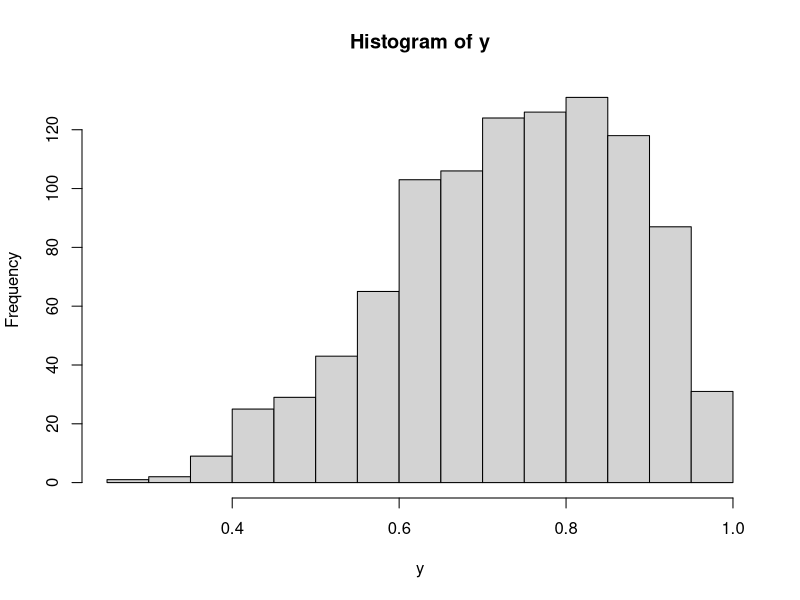

Source code (R):
# From Bayesian Models for Astrophysical Data 
# by Hilbe, de Souza & Ishida, 2017, Cambridge Univ. Press

# Code 5.12 - Synthetic beta-distributed data generated in R

set.seed(1056)                    # set seed to replicate example
nobs <- 1000                      # number of obs in model
x1 <- runif(nobs)                 # random normal variable
xb <- 0.3+1.5*x1                  # linear predictor, xb
exb <- exp(-xb)                   # prob of 0
p <- exb/(1+exb)                  # prob of 1
theta <- 15
y <- rbeta(nobs,theta*(1-p),theta*p)

summary(y)

hist(y)